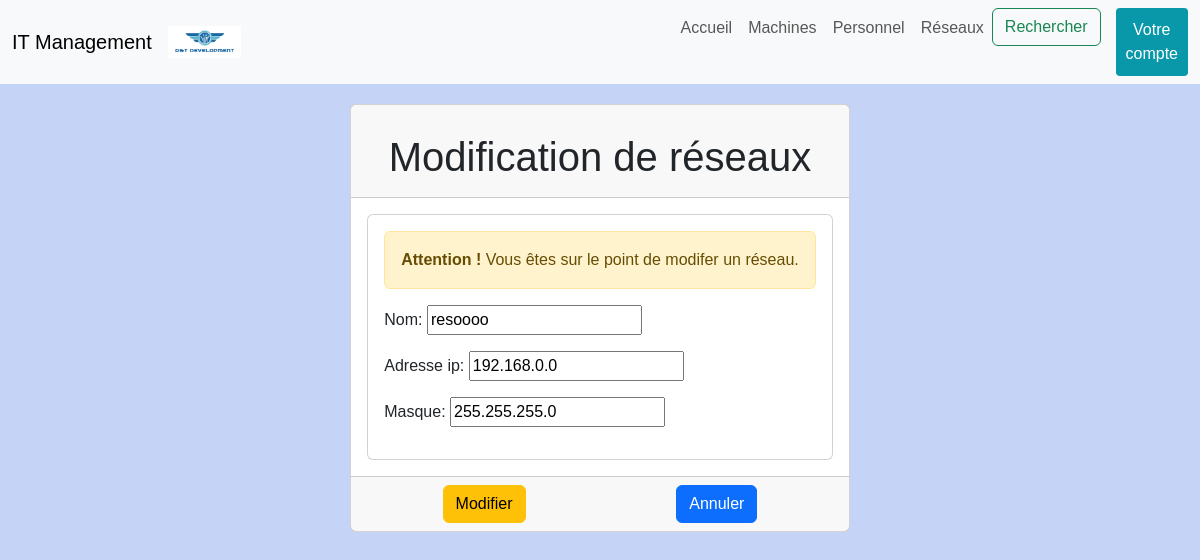
Page /modifier_reseau/2 (signed in) on the earlier database version.
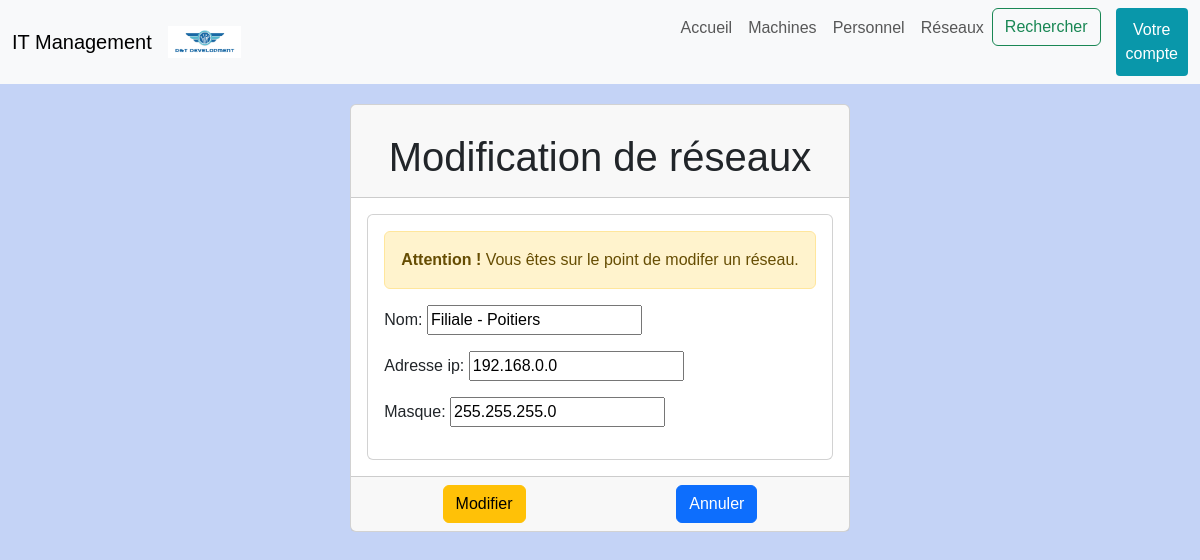
Same page on the later database version.
### projetApp/models.py (models this page shows, shortened)
class Reseau(models.Model):
	id = models.AutoField(		#l'id est créée automatiquement est inchangeable et est unique
		primary_key = True,
		editable = False,
		unique = True,
	)
	nom = models.CharField(max_length= 32, unique=True)
	adresse_ip = models.CharField(max_length=15, validators=[validate_ipv4_address])		#le validator permet de vérifier qu'il s'agit d'une adresse ipv4 valide
	masque = models.CharField(max_length= 15, validators=[validate_ipv4_address])

### projetApp/views.py (the view)
# urls.py: path('modifier_reseau/<pk>', views.modifier_reseau_view, name='modifier_reseau'),
def modifier_reseau_view(request, pk):
    instance = get_object_or_404(Reseau, pk=pk)
    if request.method == 'POST':
        form = ReseauForm(request.POST, instance=instance)
        if form.is_valid():
            form.save()
            return redirect('reseau')
    else:
        form = ReseauForm(instance=instance)
    return render(request, 'templates/html/modifier_reseau.html', {'form': form})

### projetApp/forms.py
class ReseauForm(forms.ModelForm):      #formulaire utilisé pour tout ce qui touche au modele reseau
    class Meta:
        model = Reseau
        fields = ['nom', 'adresse_ip', 'masque']

### projetApp/templates/html/modifier_reseau.html (shortened to what this page needs)
{%extends "index.html" %}
{% block content %}
<div class="card">
    <div class="card-header">
        <h1 class="card-title">Modification de réseaux</h1>
    </div>
    <div class="card-body">
        <div class="card">
            <div class="card-body">
                {% if request.user.is_superuser %}
                <div class="alert alert-warning">
                    <strong>Attention !</strong> Vous êtes sur le point de modifer un réseau.
                </div>
                <form method="POST">
                    {{ form.as_p }}
            </div>
        </div>
    </div>
    <div class="card-footer text-center">
        <div class="li_button">
            <button type="submit" class="btn btn-warning">Modifier</button>
            <a href="{% url 'reseau' %}"><button class="btn btn-primary">Annuler</button></a>
        </div>
    </div>
    {% else %}
    <p>Vous devez être administrateur pour modifier ou supprimer des réseaux.</p>
    <a href="{% url 'reseau' %}"><button class="btn btn-primary">Retour sur le site</button></a>
    {% endif %}
{% endblock %}

Differences in the rows shown:
changed Reseau: nom "resoooo" → "Filiale - Poitiers"
